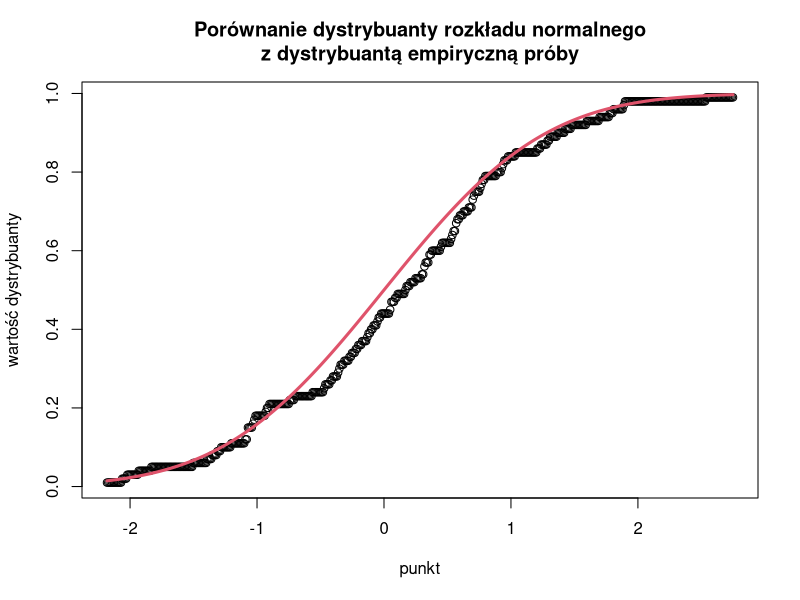
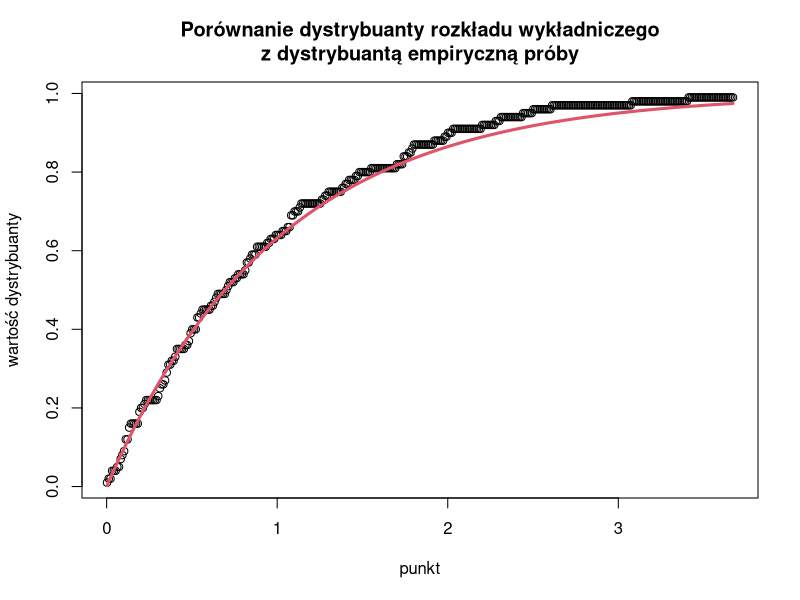

The R source for these figures, in order:
# problem 1

sample.cdf <- function(s, x) {
	return(sum(s <= x))
}

sample.size = 100

png("norm_cdf.png")
norm.sample <- rnorm(sample.size)
x.values <- seq(min(norm.sample), max(norm.sample), by = 0.01)
plot(x.values, sapply(x.values, sample.cdf, s = norm.sample) / sample.size, main = "Porównanie dystrybuanty rozkładu normalnego\nz dystrybuantą empiryczną próby", ylab = "wartość dystrybuanty", xlab = "punkt")
lines(x.values, pnorm(x.values), lwd = 3, col = 2)
dev.off()

png("exp_cdf.png")
exp.sample <- rexp(sample.size)
x.values <- seq(min(exp.sample), max(exp.sample), by = 0.01)
plot(x.values, sapply(x.values, sample.cdf, s = exp.sample) / sample.size, main = "Porównanie dystrybuanty rozkładu wykładniczego\nz dystrybuantą empiryczną próby", ylab = "wartość dystrybuanty", xlab = "punkt")
lines(x.values, pexp(x.values), lwd = 3, col = 2)
dev.off()

help("rexp")
